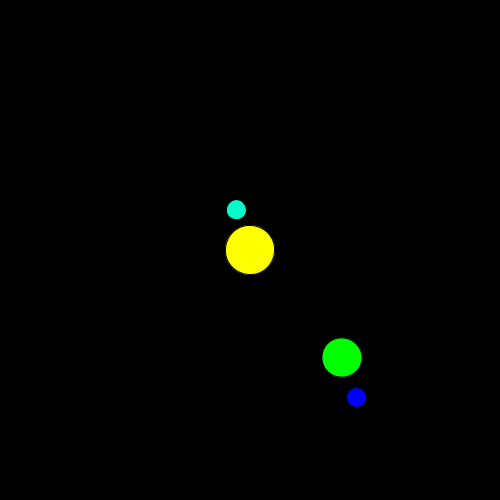
Frame 1 (no input)
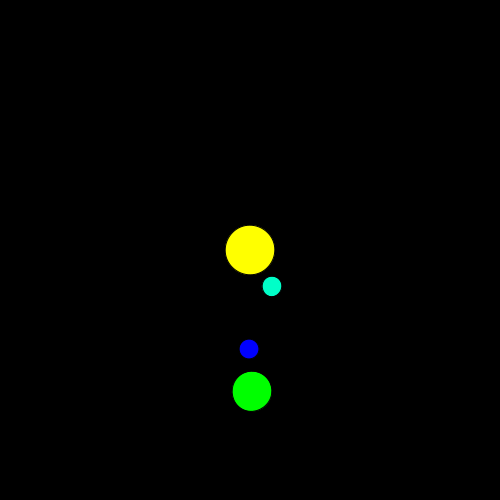
Frame 60 (the mouse pressed at the canvas centre just before this capture)
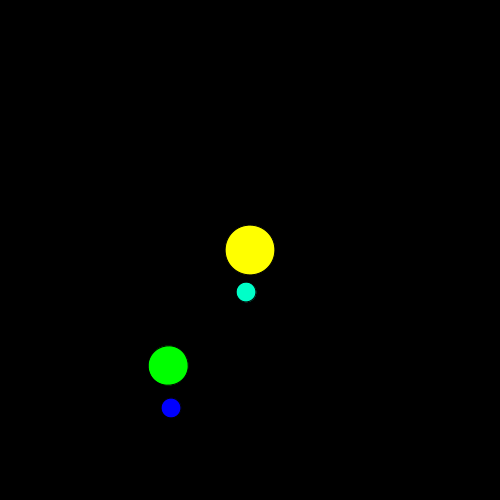
Frame 120 (the mouse held since frame 60 and released just before this capture)

The Processing sketch that drew these frames (run headless with seeded random() and noise(); from frame 60 on, the mouse is pressed at the canvas centre):

// Processing sketch: processing_60795
// ── processing_60795.pde


  void setup() {
  size(500, 500);
  background(0);
  smooth();
 
}

void draw() {
  background(0);
  
  //center star
  translate(width/2, height/2);
  rotate( millis() * 0.001 * TWO_PI / 10);
  fill(255,255,0);
  ellipse(0, 0, 50, 50);
  
  //1 star
  pushMatrix();
  rotate( millis() * 0.02 * TWO_PI / 5);
  fill(0, 255, 200);
  ellipse(30, 30, 20, 20);
  popMatrix();
  
  // 3 star
  translate(100, 100);
  rotate( millis() * 0.0002 * TWO_PI);
  fill(0,255,0);
  ellipse(0, 0, 40, 40);
  
  // 4 star 
  rotate( millis() * 0.001 * TWO_PI /5);
  fill(0, 0, 255);
  ellipse(30, 30, 20, 20); 
}
